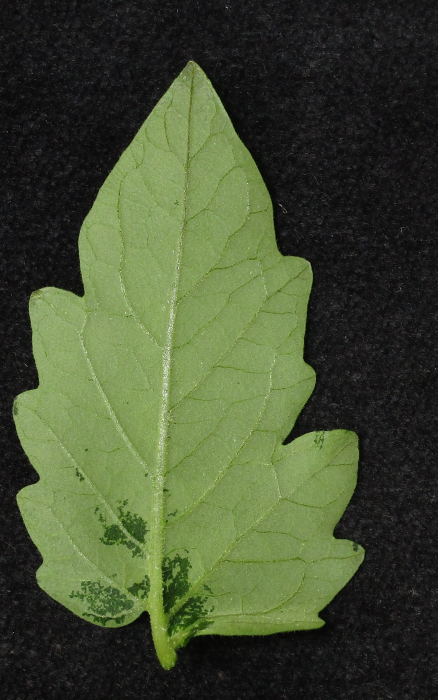
#> input picture data/test/leaf02.jpg, 875 x 1400 px (shown at 1/2 size)
$ python -i edge_detect_adv.py   (imports and definitions only)
#> lines starting #> are read from the running program, lines starting #| are printed output that depends on the picture; after the words box and inside, x2 and y2 are one past the last pixel; in counts of white or black regions, pixels touching at a corner belong together
import os
import numpy as np
import pandas as pd
import cv2
import matplotlib.pyplot as plt

from rl_decode import *
# from score import *


def load_images_and_labels(dataset_folder='data', train=True):
    """
    Load all images and their corresponding segmentation labels from the dataset,
    and save them as NumPy arrays.

    Args:
        dataset_folder (str): Path to the dataset folder.
        train (bool): Whether to load training or test data.

    Returns:
        tuple: (images, labels, image_ids) where:
            - images is a NumPy array of all images,
            - labels is a NumPy array of corresponding segmentation masks (None for test data),
            - image_ids is a list of image filenames/IDs.
    """
#> called with dataset_folder = 'data', train = True
    if train:
        image_folder = os.path.join(dataset_folder, 'train')
        csv_path = os.path.join(dataset_folder, 'train.csv')
    else:
        image_folder = os.path.join(dataset_folder, 'test')
        csv_path = os.path.join(dataset_folder, 'test.csv')

    # Load segmentation labels from CSV
    segmentation_data = pd.read_csv(csv_path)
#> (reads train.csv from the repository)

    # Create lists to hold images, labels, and image IDs
    images = []
    labels = []
    image_ids = []

    # Loop over all images in the folder
    for image_name in segmentation_data['id']:
        image_path = os.path.join(image_folder, image_name + '.jpg')

        # Read the image
        image = cv2.imread(image_path)
        if image is None:
            print(f"Warning: Image {image_name} not found.")
            continue

        # Extract the segmentation label and decode it (if in training mode)
        if train:
            seg_info = segmentation_data[segmentation_data['id'] == image_name]
            encoded_label = seg_info['annotation'].values[0]
            segmentation_mask = rl_decode(encoded_label)
        else:
            segmentation_mask = None

        # Append the image, label, and image ID to the lists
        images.append(image)
        labels.append(segmentation_mask)
        image_ids.append(image_name)

    # Convert lists to NumPy arrays
    images_np = np.array(images)
#> images_np = empty array
    labels_np = np.array(labels)

    # Return the images, labels, and image IDs
    return images_np, labels_np, image_ids


# [99 lines left out: functions visualize_and_save_images, jaccard_score, preprocess_images, not called in this run]

def edge_detect(images_np):
    """
    Process each image by running edge detection and save the processed edges
    and labels into NumPy arrays.

    Args:
        images_np (numpy.ndarray): NumPy array of images of shape (N, H, W, C).
        labels_np (numpy.ndarray, optional): NumPy array of labels of shape (N, H, W).

    Returns:
        tuple: (edges_np, labels_np) where edges_np contains the edge-detected images,
               and labels_np contains the corresponding segmentation masks (if provided).
    """
    # Create an empty list to store the edge-detected images
    edges_list = [cv2.Canny(i, threshold1=100, threshold2=200) for i in images_np]

    # Convert the list of edges into a NumPy array
    edges_np = np.array(edges_list)

    edges_np[edges_np > 0] = 1

    return edges_np


def detect_black_background(image, black_threshold=10):
    """
    Detect the black background in an image. A pixel is considered part of the black background
    if all color channels have values below the black_threshold.

    Args:
        image (np.ndarray): Input image in BGR or RGB format.
        black_threshold (int): Threshold to detect black pixels. Default is 10.

    Returns:
        np.ndarray: A binary mask where 1 indicates the background (black) and 0 indicates the foreground.
    """
    # Detect black pixels by checking if all channels are below the black_threshold
    mask_black = np.all(image < black_threshold, axis=-1)

    # Convert the mask to uint8 (0 and 1)
    return mask_black.astype(np.uint8)

def smooth_background(background_mask, kernel_size=5):
    """
    Smooth the detected background by expanding it within the range of the kernel size.
    This ensures that if any part of a kernel contains background, the entire kernel
    area is labeled as background.

    Args:
        background_mask (np.ndarray): Binary mask where 1 indicates background, 0 indicates foreground.
        kernel_size (int): Size of the structuring element (kernel) used to smooth the background.

    Returns:
        np.ndarray: Smoothed background mask.
    """
    # Create a kernel for dilation
    kernel = np.ones((kernel_size, kernel_size), np.uint8)

    # Apply dilation to expand the background areas
    smoothed_background = cv2.dilate(background_mask, kernel, iterations=1)

    return smoothed_background

def filter_edges_in_background(edges, background):
    """
    Filter out edges that fall within the background of the image.

    Args:
        edges (np.ndarray): Binary edge-detected image (0 and 1 values or 0 and 255).

    Returns:
        np.ndarray: Filtered edge image with edges removed in the background areas.
    """
    # Ensure edges are in the same format as background_mask (binary)
    edges_binary = (edges > 0).astype(np.uint8)

    # Mask out the edges that fall within the background
    filtered_edges = np.where(background == 1, 0, edges_binary)

    return filtered_edges


def close_edges(edges, kernel_size=3):
    """
    Apply morphological closing to boost connectivity between edges by closing gaps.

    Args:
        edges (np.ndarray): Binary edge-detected image (0 and 1 values or 0 and 255).
        kernel_size (int): Size of the structuring element (kernel) for closing.

    Returns:
        np.ndarray: Closed edges to improve connectivity.
    """
    # Create a kernel for morphological operations
    kernel = np.ones((kernel_size, kernel_size), np.uint8)

    # Apply closing (dilation followed by erosion)
    closed_edges = cv2.morphologyEx(edges, cv2.MORPH_CLOSE, kernel)

    return closed_edges


def edge_detection(images, labels = [], visualization = False):
    # Assuming `image_np` is a NumPy array of an image
    black_background_mask = detect_black_background(images, black_threshold=25)
    print('\nBackground Detection Done!')
    print("Image shape:", images.shape)
    print("black_background_mask shape:", black_background_mask.shape)
    if visualization:
        visualize_and_save_images(images, labels_np=black_background_mask, save_path='background_mask', labels_alpha = 1)

    # Assuming `image_np` is a NumPy array of an image
    black_background_mask = np.array([smooth_background(i, kernel_size=20) for i in black_background_mask])
    print('\nBackground Dilation Done!')
    print("Image shape:", images.shape)
    print("black_background_mask shape:", black_background_mask.shape)
    if visualization:
        visualize_and_save_images(images, labels_np=black_background_mask, save_path='background_mask_dilation', labels_alpha = 1)

    edges = edge_detect(images)
    print('\nCanny Edge Detection Done!')
    print("Image shape:", images.shape)
    print("edges shape:", edges.shape)
    if visualization:
        visualize_and_save_images(images, labels_np=edges, save_path='canny_prediction', labels_alpha = 1)
    if len(labels) > 0:
        loss = jaccard_score(edges, labels)
        print(f'Jaccard Loss: {loss.item()}')

    edges = filter_edges_in_background(edges, black_background_mask)
    print('\nBackground Edge removal Done!')
    print("Image shape:", images.shape)
    print("edges shape:", edges.shape)
    if visualization:
        visualize_and_save_images(images, labels_np=edges, save_path='canny_prediction_nobackground', labels_alpha = 1)
    if len(labels) > 0:
        loss = jaccard_score(edges, labels)
        print(f'Jaccard Loss: {loss.item()}')

    edges = np.array([close_edges(i, kernel_size = 5) for i in edges])
    print('\nEdge closing Done!')
    print("Image shape:", images.shape)
    print("edges shape:", edges.shape)
    if visualization:
        visualize_and_save_images(images, labels_np=edges, save_path='canny_prediction_close', labels_alpha = 1)
    if len(labels) > 0:
        loss = jaccard_score(edges, labels)
        print(f'Jaccard Loss: {loss.item()}')

    return edges


# [18 lines left out: function write_edges_to_csv, not called in this run]

# [1 line not run here, left out]
images, labels, image_ids = load_images_and_labels(train=True)
#> images = empty array; labels = empty array; image_ids = []
# [1 line that did not run here, left out]
#> in detect_black_background, `mask_black = np.all(image < black_threshold, axis=-1)`: mask_black = True
#> in edge_detection, `black_background_mask = detect_black_background(images, black_threshol..`: black_background_mask = 1
#| Image shape: (0,)
#| black_background_mask shape: ()

# [1 line not run here, left out]
images, labels, image_ids = load_images_and_labels(train=False)
#> call 2 of load_images_and_labels, with dataset_folder = 'data', train = False
#> (reads test.csv from the repository)
#> in load_images_and_labels, image is the input picture: shape (1400, 875, 3); mean B, G, R 50.3, 78.9, 68.1
edges = edge_detection(images, visualization = False)
#| Image shape: (1, 1400, 875, 3)
#| black_background_mask shape: (1, 1400, 875)
#| Image shape: (1, 1400, 875, 3)
#| black_background_mask shape: (1, 1400, 875)
#| Image shape: (1, 1400, 875, 3)
#| edges shape: (1, 1400, 875)
#| Image shape: (1, 1400, 875, 3)
#| edges shape: (1, 1400, 875)
#| Image shape: (1, 1400, 875, 3)
#| edges shape: (1, 1400, 875)
# [1 line not run here, left out]

>>> import cv2
>>> picture = cv2.imread('data/test/leaf02.jpg')
>>> result = edge_detection(picture)
#> call 3 of edge_detection, with visualization = False
#> call 3 of detect_black_background, with black_threshold = 25
#> in detect_black_background (call 3), `mask_black = np.all(image < black_threshold, axis=-1)`:
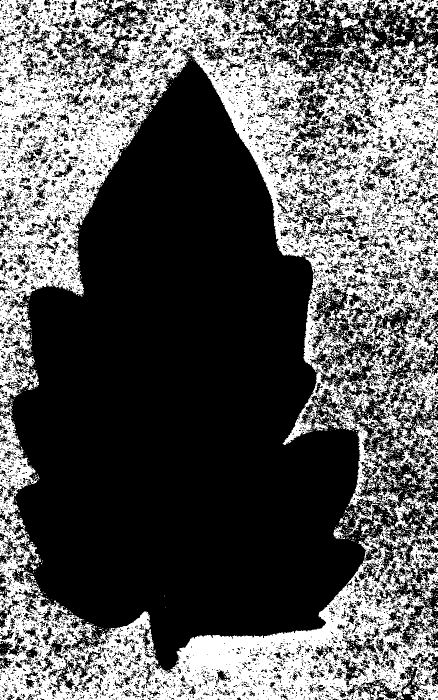
#> mask_black: shape (1400, 875) bool (shown at 1/2 size); 35.8% white; 3246 white regions (3101 under 20 px), largest, box (x1, y1, x2, y2) and area: (0, 0, 875, 1071) 284986, (0, 830, 875, 1400) 122347, (775, 837, 875, 986) 4500
#| Image shape: (1400, 875, 3)
#| black_background_mask shape: (1400, 875)
#> in edge_detection (call 3), `black_background_mask = np.array([smooth_background(i, kernel_size=20)..`:
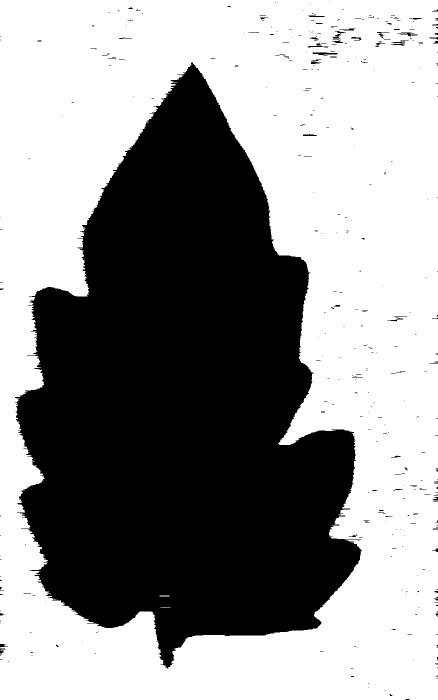
#> black_background_mask: shape (1400, 875, 1) (shown at 1/2 size); values 0 (black) and 1 (white), 57.5% white; 389 black regions (337 under 20 px), largest, box (x1, y1, x2, y2) and area: (30, 125, 724, 1338) 516686, (625, 105, 676, 111) 185, (795, 65, 836, 72) 124
#| Image shape: (1400, 875, 3)
#| black_background_mask shape: (1400, 875, 1)
#> in edge_detect (call 2), `edges_list = [cv2.Canny(i, threshold1=100, threshold2=200) for i in im..`: edges_list = 1400 items
#> in edge_detect (call 2), `edges_np = np.array(edges_list)`:
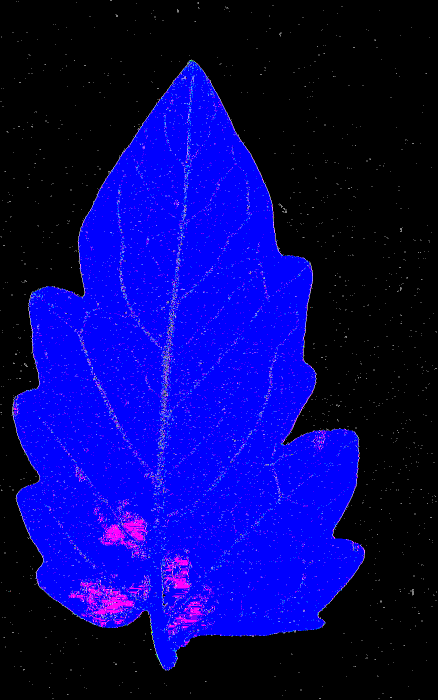
#> edges_np: shape (1400, 875, 3) (shown at 1/2 size); mean of channels 0, 1, 2 111.7, 3.2, 6.4; drawn as B, G, R
#| Image shape: (1400, 875, 3)
#| edges shape: (1400, 875, 3)
#> in filter_edges_in_background (call 2), `filtered_edges = np.where(background == 1, 0, edges_binary)`:
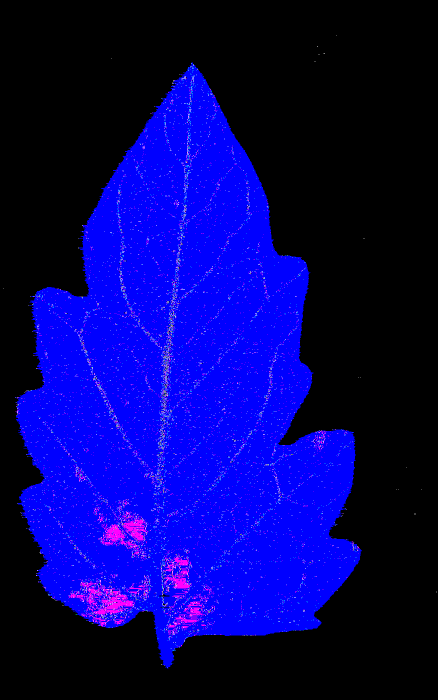
#> filtered_edges: shape (1400, 875, 3) (shown at 1/2 size); mean of channels 0, 1, 2 0.42, 0.00855, 0.0206; drawn with 1 as white
#| Image shape: (1400, 875, 3)
#| edges shape: (1400, 875, 3)
#> in edge_detection (call 3), `edges = np.array([close_edges(i, kernel_size = 5) for i in edges])`:
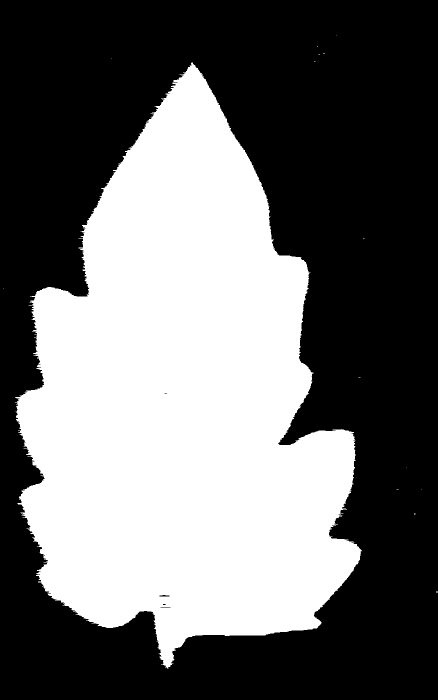
#> edges: shape (1400, 875, 3) (shown at 1/2 size); values 0 (black) and 1 (white), 42.2% white; 15 white regions (14 under 20 px), largest, box (x1, y1, x2, y2) and area: (30, 125, 724, 1338) 516424
#| Image shape: (1400, 875, 3)
#| edges shape: (1400, 875, 3)
